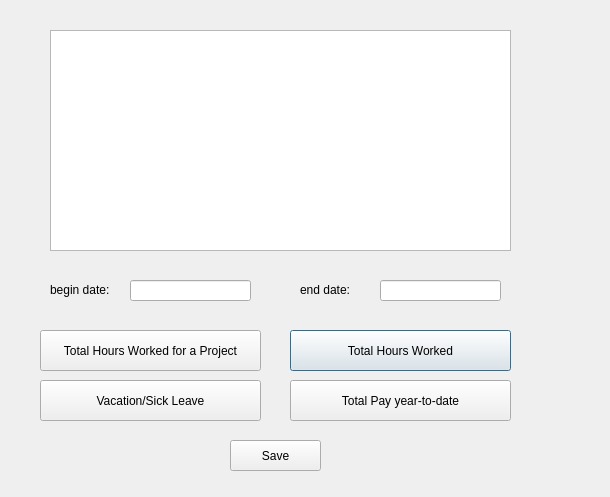
<?xml version="1.0" encoding="UTF-8"?>
<ui version="4.0">
 <class>EmpReport</class>
 <widget class="QDialog" name="EmpReport">
  <property name="geometry">
   <rect>
    <x>0</x>
    <y>0</y>
    <width>610</width>
    <height>497</height>
   </rect>
  </property>
  <property name="windowTitle">
   <string>Employee Report</string>
  </property>
  <widget class="QPushButton" name="buttonHour">
   <property name="geometry">
    <rect>
     <x>290</x>
     <y>330</y>
     <width>221</width>
     <height>41</height>
    </rect>
   </property>
   <property name="text">
    <string>Total Hours Worked</string>
   </property>
  </widget>
  <widget class="QPushButton" name="buttonProject">
   <property name="geometry">
    <rect>
     <x>40</x>
     <y>330</y>
     <width>221</width>
     <height>41</height>
    </rect>
   </property>
   <property name="text">
    <string>Total Hours Worked for a Project</string>
   </property>
  </widget>
  <widget class="QPushButton" name="buttonVacation">
   <property name="geometry">
    <rect>
     <x>40</x>
     <y>380</y>
     <width>221</width>
     <height>41</height>
    </rect>
   </property>
   <property name="text">
    <string>Vacation/Sick Leave</string>
   </property>
  </widget>
  <widget class="QPushButton" name="buttonYear">
   <property name="geometry">
    <rect>
     <x>290</x>
     <y>380</y>
     <width>221</width>
     <height>41</height>
    </rect>
   </property>
   <property name="text">
    <string>Total Pay year-to-date</string>
   </property>
  </widget>
  <widget class="QPushButton" name="buttonSave">
   <property name="geometry">
    <rect>
     <x>230</x>
     <y>440</y>
     <width>91</width>
     <height>31</height>
    </rect>
   </property>
   <property name="text">
    <string>Save</string>
   </property>
  </widget>
  <widget class="QTextEdit" name="textEdit">
   <property name="geometry">
    <rect>
     <x>50</x>
     <y>30</y>
     <width>461</width>
     <height>221</height>
    </rect>
   </property>
  </widget>
  <widget class="QLineEdit" name="lineEditBegin">
   <property name="geometry">
    <rect>
     <x>130</x>
     <y>280</y>
     <width>121</width>
     <height>21</height>
    </rect>
   </property>
  </widget>
  <widget class="QLabel" name="label">
   <property name="geometry">
    <rect>
     <x>50</x>
     <y>280</y>
     <width>71</width>
     <height>20</height>
    </rect>
   </property>
   <property name="text">
    <string>begin date:</string>
   </property>
  </widget>
  <widget class="QLabel" name="label_2">
   <property name="geometry">
    <rect>
     <x>300</x>
     <y>280</y>
     <width>71</width>
     <height>20</height>
    </rect>
   </property>
   <property name="text">
    <string>end date:</string>
   </property>
  </widget>
  <widget class="QLineEdit" name="lineEditEnd">
   <property name="geometry">
    <rect>
     <x>380</x>
     <y>280</y>
     <width>121</width>
     <height>21</height>
    </rect>
   </property>
  </widget>
 </widget>
 <resources/>
 <connections/>
</ui>
